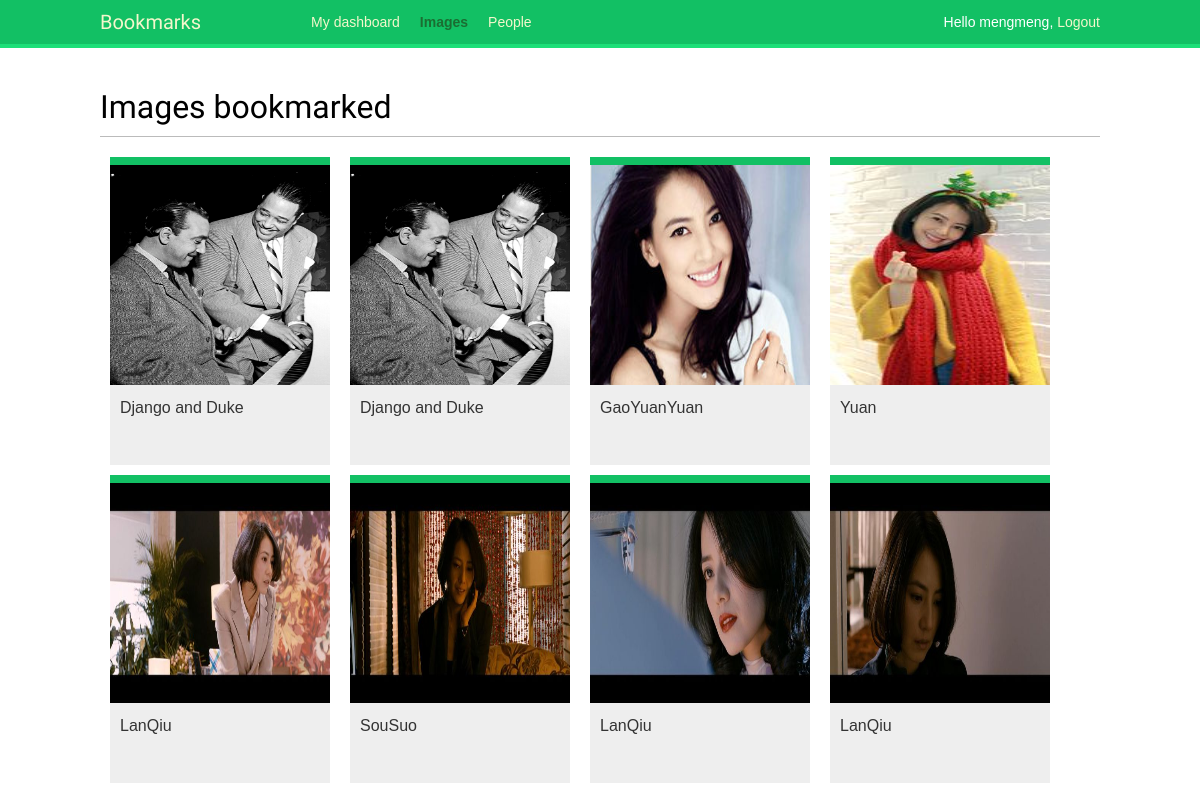
Screenshot of /images/ (signed in) with the database file from the repository.
### images/models.py (models this page shows, shortened)
class Image(models.Model):
    user = models.ForeignKey(settings.AUTH_USER_MODEL,
                             related_name='images_created')
    title = models.CharField(max_length=200)
    slug = models.SlugField(max_length=200,blank=True)
    url = models.URLField()
    image = models.ImageField(upload_to='image/%Y/%m/%d')
    description = models.TextField(blank=True)
    created = models.DateField(auto_now_add=True,
                               db_index=True)
    users_like = models.ManyToManyField(settings.AUTH_USER_MODEL,
                                        related_name='image_liked',
                                        blank=True)
    total_likes = models.PositiveIntegerField(db_index=True,default=0)
    def get_absolute_url(self):
        return reverse('images:detail',args=[self.id,self.slug])

### images/views.py (the view)
@login_required
def image_list(request):
    images = Image.objects.all()
    paginator = Paginator(images, 8)
    page = request.GET.get('page')
    try:
        images = paginator.page(page)
    except PageNotAnInteger:
        images = paginator.page(1)
    except EmptyPage:
        if request.is_ajax():
            return HttpResponse('')
        images = paginator.page(paginator.num_pages)
    if request.is_ajax():
        return render(request,'images/image/list_ajax.html',
                      {'section':'images','images':images})
    return render(request,'images/image/list.html',
                      {'section':'images','images':images})

### images/templates/images/image/list.html (shortened to what this page needs)
{% extends "base.html" %}
{% block content %}
    <h1>Images bookmarked</h1>
    <div id="image-list">
        {% include "images/image/list_ajax.html" %}
    </div>
{% endblock %}

### account/templates/base.html (shortened to what this page needs)
{% load staticfiles %}
<!DOCTYPE html>
<html>
    <head>
	<link href="{% static "css/base.css" %}"rel="stylesheet">
    </head>
    <body>
	<div id="header">
	    <span class="logo">Bookmarks</span>
	    {% if request.user.is_authenticated %}
	    <ul class="menu">
		    <li {% if section == "dashboard" %}class="selected"{% endif %}>
		        <a href="{% url "dashboard" %}">My dashboard</a>
	 	    </li>
		    <li {% if section == "images" %}class="selected"{% endif %}>
		        <a href="{% url "images:list" %}">Images</a>
		    </li>
		    <li {% if section == "people"%}class="selected"{% endif %}>
		        <a href="{% url "user_list" %}">People</a>
		    </li>
	     </ul>
	    {% endif %}
	    <span class="user">
		    {% if request.user.is_authenticated %}
		        Hello {{ request.user.username }},
		        <a href="{% url "logout" %}">Logout</a>
		    {% else %}
		        <a href="{% url "login" %}">Log-in</a>
	    	{% endif %}
	    </span>
	</div>
	<div id="content">
	    {% block content %}
	    {% endblock %}
	</div>
    </body>
</html>

### images/templates/images/image/list_ajax.html
{% load thumbnail %}
{% for image in images %}
    <div class="image">
        <a href="{{ image.get_absolute_url }}">
            {% thumbnail image.image "300x300" crop="100%" as im %}
                <a href="{{ image.get_absolute_url }}">
                    <img src="{{ im.url }}">
                </a>
            {% endthumbnail %}
        </a>
        <div class="info">
            <a href="{{ image.get_absolute_url }}" class="title">
                {{ image.title }}
            </a>
        </div>
    </div>
{% endfor %}

### account/static/css/base.css (style rules this page uses)
body { margin:0; padding:0; font-family:helvetica, sans-serif; }
a { color:#12c064; text-decoration:none; }
h1, h2, h3, h4, h5 , h6 { font-family: 'Muli', sans-serif; font-weight:normal; }
h1 { border-bottom:1px solid #bbb; padding:0 0 10px 0; margin:10px 0 20px 0; }
#header { padding:10px 100px; font-size:14px; background:#12c064; color:#fff; border-bottom:4px solid #1cdf78; overflow:auto; }
#header .logo { font-family: 'Muli', sans-serif; float:left; color:#f3f7cc; font-size:20px; margin-right:10%; }
#header ul.menu { list-style:none; float:left; margin:0; padding:0; }
#header ul.menu li { float:left; padding:4px 10px; }
#header ul.menu li.selected a, #header ul.menu li.selected a:hover { color:#1b6d32; font-weight:bold; }
#header a { color:#f3f7cc; }
#header .user { float:right; padding-top:4px; }
#content { padding:30px 100px; }
#image-list { overflow:auto; }
#image-list .image { float:left; width:220px; height:300px; margin:0 10px 10px 10px; border-top:8px solid #12c064; background:#eee; }
#image-list img { width:220px; height:220px; }
#image-list .info { padding:10px; }
#image-list .info a { color:#333; }

### rows the page displays
Image: title "Django and Duke"
Image: title "Django and Duke"
Image: shows a picture, title "GaoYuanYuan"
Image: shows a picture, title "Yuan"
Image: shows a picture, title "LanQiu"
Image: shows a picture, title "SouSuo"
Image: shows a picture, title "LanQiu"
Image: shows a picture, title "LanQiu"

### other values shown
{{ request.user.username }} "mengmeng"
